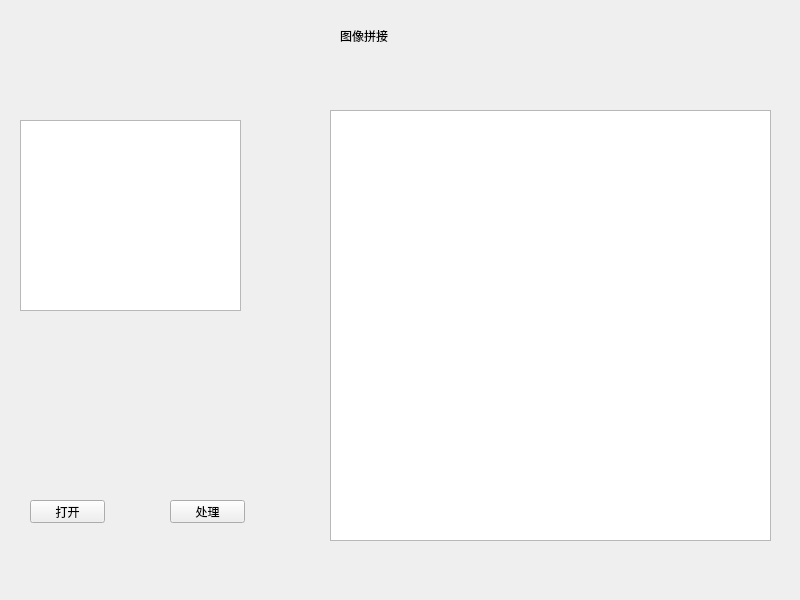
<?xml version="1.0" encoding="UTF-8"?>
<ui version="4.0">
 <class>MainWindow</class>
 <widget class="QMainWindow" name="MainWindow">
  <property name="geometry">
   <rect>
    <x>0</x>
    <y>0</y>
    <width>800</width>
    <height>600</height>
   </rect>
  </property>
  <property name="windowTitle">
   <string>MainWindow</string>
  </property>
  <widget class="QWidget" name="centralWidget">
   <widget class="QGraphicsView" name="pic1">
    <property name="geometry">
     <rect>
      <x>20</x>
      <y>120</y>
      <width>221</width>
      <height>191</height>
     </rect>
    </property>
   </widget>
   <widget class="QGraphicsView" name="pic2">
    <property name="geometry">
     <rect>
      <x>330</x>
      <y>110</y>
      <width>441</width>
      <height>431</height>
     </rect>
    </property>
   </widget>
   <widget class="QLabel" name="label">
    <property name="geometry">
     <rect>
      <x>340</x>
      <y>30</y>
      <width>54</width>
      <height>12</height>
     </rect>
    </property>
    <property name="text">
     <string>图像拼接</string>
    </property>
   </widget>
   <widget class="QPushButton" name="fileopen">
    <property name="geometry">
     <rect>
      <x>30</x>
      <y>500</y>
      <width>75</width>
      <height>23</height>
     </rect>
    </property>
    <property name="text">
     <string>打开</string>
    </property>
   </widget>
   <widget class="QPushButton" name="dealwith">
    <property name="geometry">
     <rect>
      <x>170</x>
      <y>500</y>
      <width>75</width>
      <height>23</height>
     </rect>
    </property>
    <property name="text">
     <string>处理</string>
    </property>
   </widget>
  </widget>
 </widget>
 <resources/>
 <connections/>
</ui>
